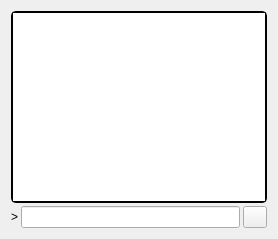
     <widget class="QWidget" name="tab_console">
      <attribute name="title">
       <string>&amp;Console</string>
      </attribute>
      <layout class="QVBoxLayout" name="verticalLayout_3">
       <property name="spacing">
        <number>3</number>
       </property>
       <item>
        <widget class="QTextEdit" name="messagesWidget">
         <property name="minimumSize">
          <size>
           <width>0</width>
           <height>100</height>
          </size>
         </property>
         <property name="styleSheet">
          <string notr="true">
border-top-left-radius: 5px;
border-top-right-radius: 5px;
border-bottom-left-radius: 5px;
border-bottom-right-radius: 5px;
border: 2px solid #000000;</string>
         </property>
         <property name="readOnly">
          <bool>true</bool>
         </property>
         <property name="tabKeyNavigation" stdset="0">
          <bool>false</bool>
         </property>
         <property name="columnCount" stdset="0">
          <number>2</number>
         </property>
        </widget>
       </item>
       <item>
        <layout class="QHBoxLayout" name="horizontalLayout">
         <property name="spacing">
          <number>3</number>
         </property>
         <item>
          <widget class="QLabel" name="label">
           <property name="text">
            <string notr="true">&gt;</string>
           </property>
          </widget>
         </item>
         <item>
          <widget class="QLineEdit" name="lineEdit"/>
         </item>
         <item>
          <widget class="QPushButton" name="clearButton">
           <property name="maximumSize">
            <size>
             <width>24</width>
             <height>24</height>
            </size>
           </property>
           <property name="toolTip">
            <string>Clear console</string>
           </property>
           <property name="text">
            <string/>
           </property>
           <property name="icon">
            <iconset resource="../bitcoin.qrc">
             <normaloff>:/icons/remove</normaloff>:/icons/remove</iconset>
           </property>
           <property name="shortcut">
            <string notr="true">Ctrl+L</string>
           </property>
           <property name="autoDefault">
            <bool>false</bool>
           </property>
          </widget>
         </item>
        </layout>
       </item>
      </layout>
     </widget>
